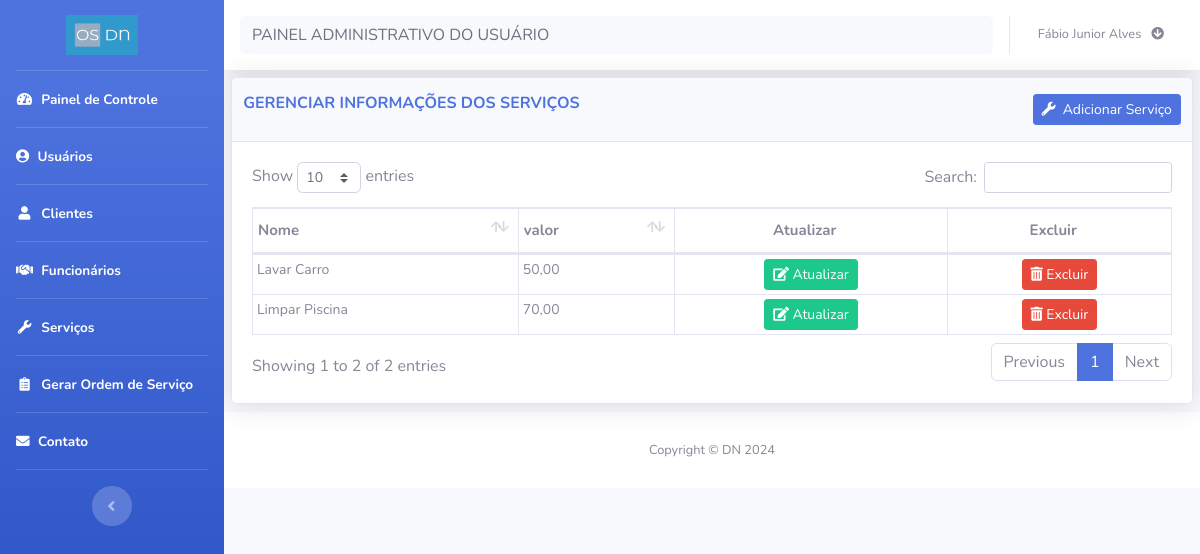
/servico.php (signed in), run on the app's committed database.
### tables this page shows
CREATE TABLE `servico` (
  `cod` int(11) NOT NULL,
  `nome` varchar(100) NOT NULL,
  `valor` decimal(10,0) NOT NULL,
  `data` date NOT NULL
);

### bd/bd_servico.php (called while the page is built, shortened)
<?php
function listaServicos(){
    $conexao = conecta_db();
    $usuarios = array();
    $query = "SELECT *
              FROM  servico
              ORDER by nome";
    $resultado = mysqli_query($conexao,$query);
    while($dados = mysqli_fetch_array($resultado)) {
      array_push($usuarios,$dados);
    }
    return $usuarios;
}
?>

### servico.php (the view, shortened to what this page needs)
<?php
require_once('header.php');
require_once('sidebar.php');
?>
<div id="content">
    <?php require_once('navbar.php');?>
    <div class="container-fluid">
        <div class="card shadow mb-2">
            <div class="card-header py-3">
                <div class="row">
                    <div class="col-md-8">
                        <h6 class="m-0 font-weight-bold text-primary" id="title">GERENCIAR INFORMAÇÕES DOS SERVIÇOS</h6>
                    </div>
                    <div class="col-md-4 card_button_title">
                        <a title="Adicionar novo serviço" href="cad_servico.php"><button type="button" class="btn btn-primary btn-sm card_button_title" data-toggle="modal" id=" "> <i class="fas fa-fw fa-wrench">&nbsp;</i> Adicionar Serviço</button></a>
                    </div>
                </div>
            </div>
            <div class="card-body">
                <div class="table-responsive">
                    <table class="table table-bordered" id="dataTable" width="100%" cellspacing="0">
                        <thead>
                            <tr>
                                <th>Nome</th>
                                <th>valor</th>
                                <th class="text-center" data-orderable="false">Atualizar</th>
                                <th class="text-center" data-orderable="false">Excluir</th>
                            </tr>
                        </thead>
                        <tbody>
                            <?php
                            require_once ("bd/bd_servico.php");
                            $servicos = listaServicos();
                            foreach($servicos as $dados):
                                ?>
                                <tr>
                                    <td><?= $dados['nome'] ?></td>
                                    <td><?= number_format($dados['valor'] ,2,",",".");?></td>
                                    <td class="text-center">
                                        <a title="Atualizar" href="editar_servico.php?cod=<?=$dados['cod']; ?>" class="btn btn-sm btn-success"><i class="fas fa-edit">&nbsp;</i>Atualizar</a>
                                    </td>
                                    <td class="text-center">
                                        <a title="Excluir" href="javascript(void)" data-toggle="modal" data-target="#excluir-<?=$dados['cod'];?>" class="btn btn-sm btn-danger"><i class="fas fa-trash-alt">&nbsp;</i>Excluir</a>
                                    </td>
                                </tr>
                            <?php endforeach ?>
                        </tbody>
                    </table>
                </div>
            </div>
        </div>
    </div>
    <?php
    require_once('footer.php');
    ?>

### css/custom.css (style rules this page uses)
.card_button_title { float: right; }
.table td, .table th { padding-right: 0; }
.table td { padding: .25rem; font-size: 14px; }
.table_resultfim td, th { padding: .87rem !important; }
.table_result td, th { padding: 1.1rem !important; }
.table th { padding-top: 10px !important; padding-bottom: 10px !important; padding-left: 5px !important; font-size: 15px; }
.table_process td, .table th { padding-right: 0; }

### data on the page
servico: nome "Lavar Carro", valor "50,00"
servico: nome "Limpar Piscina", valor "70,00"

### other printed values
$_SESSION['nome_usu'] "Fábio Junior Alves"
